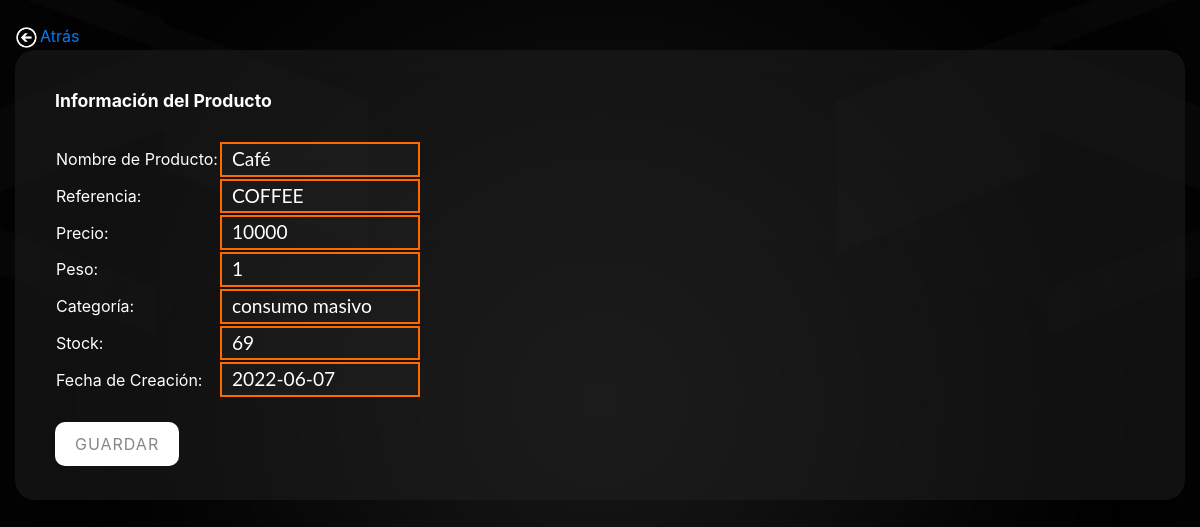
The page /editar.php?id=2 on the database its author committed.
### tables this page shows
CREATE TABLE `productos` (
  `id` int(10) NOT NULL,
  `nombre_producto` varchar(100) DEFAULT NULL,
  `referencia` varchar(80) DEFAULT NULL,
  `precio` int(12) DEFAULT NULL,
  `peso` int(12) DEFAULT NULL,
  `categoria` varchar(60) DEFAULT NULL,
  `stock` int(10) DEFAULT NULL,
  `fecha_creacion` date DEFAULT NULL
);

### editar.php (the view, shortened to what this page needs)
<?php
    include "conex_bd.php";
	$id=$_GET['id'];
	$productos=mysqli_query($cn,"select * from `productos` where id='$id' ");
	$datos = mysqli_fetch_assoc($productos);
?>
<!DOCTYPE html>
<html lang="en" class="no-js">
	<head>
		<link rel="stylesheet" type="text/css" href="css/estiloa.css" />
		<link rel="stylesheet" type="text/css" href="css/componentes.css" />
		<link rel="stylesheet" type="text/css" href="css/campos.css" />
		<link rel="stylesheet" href="css/bootstrap.min.css">
		<link rel="stylesheet" href="css/templatemo-style.css">
	</head>
	<body>
<br>
<a href="index.php"><img src="imagenes/flec.png" width="40px">Atrás</a>
<div class="col-12 tm-block-col">
                    <div class="tm-bg-primary-dark tm-block tm-block-taller tm-block-scroll">
                        <h2 class="tm-block-title">Información del Producto</h2>
<form action="guardar_cambios.php" method="POST">
<table>
<tr>
	<td><font color="#ffffff">Nombre de Producto:</font></td>
	<td><input type="text" id="nombre_producto" class="camp" name="nombre_producto" value="<?php echo $datos['nombre_producto']?>" style="width:200px;" autocomplete="off" required /></td>
</tr>
<tr>
	<td><font color="#ffffff">Referencia:</font></td>
	<td><input type="text" id="referencia" class="camp" name="referencia" value="<?php echo $datos['referencia']?>" style="width:200px;" autocomplete="off" required /></td>
</tr>
<tr>
	<td><font color="#ffffff">Precio:</font></td>
	<td><input type="number" id="precio" class="camp" name="precio" value="<?php echo $datos['precio']?>" style="width:200px;" autocomplete="off" required /></td>
</tr>
<tr>
	<td><font color="#ffffff">Peso:</font></td>
	<td><input type="number" id="peso" class="camp" name="peso" value="<?php echo $datos['peso']?>" style="width:200px;" autocomplete="off" required /></td>
</tr>
<tr>
	<td><font color="#ffffff">Categoría:</font></td>
	<td><input type="text" id="categoria" class="camp" name="categoria" value="<?php echo $datos['categoria']?>" style="width:200px;" autocomplete="off" required /></td>
</tr>
<tr>
	<td><font color="#ffffff">Stock:</font></td>
	<td><input type="number" id="stock" class="camp" name="stock" value="<?php echo $datos['stock']?>" style="width:200px;" autocomplete="off" required /></td>
</tr>
<tr>
	<td><font color="#ffffff">Fecha de Creación:</font></td>
	<td><input type="text" id="fecha_creacion" class="camp" name="fecha_creacion" value="<?php echo $datos['fecha_creacion']?>" style="width:200px;" readonly /></td>
</tr>
</table>
<br>
<input class="md-trigger" type="submit" value="GUARDAR" id="btn_inicia"/>
</form>
</div>
</div>
	</body>
</html>

### css/estiloa.css (style rules this page uses)
*, *:after, *:before { -webkit-box-sizing: border-box; -moz-box-sizing: border-box; box-sizing: border-box; }
body, html { font-size: 100%; padding: 0; margin: 0; }
body { font-family: 'Lato', Calibri, Arial, sans-serif; color: #ffffff; background-color:#130430; }
a { color: #b4c7da; text-decoration: none; }

### css/componentes.css (style rules this page uses)
body { background: url(../imagenes/fondo2.jpg) no-repeat center center fixed; -webkit-background-size: cover; -moz-background-size: cover; -o-background-size: cover; background-size: cover; }
.camp { font-family: 'Lato', Calibri, Arial, sans-serif; line-height: 1.5; font-size: 1.2em; padding: 1px 10px; color: #000; display:block; background: transparent; }
.camp { border: 2px solid #ff6900; }
.camp { outline: none; }
input.md-trigger { border: none; color: #878787; width: auto; cursor: pointer; text-transform: uppercase; display: inline-block; padding: 10px 20px; font-size: 1em; border-radius: 10px; letter-spacing: 1px; background: #ffffff; }

### css/campos.css (style rules this page uses)
.camp { font-family: 'Lato', Calibri, Arial, sans-serif; line-height: 1.5; font-size: 1.2em; padding: 1px 10px; color: #fff; display:block; background: rgba(32,33,33,0.5); }
.camp { border: 2px solid #ff6900; }
.camp { outline: none; }

### css/templatemo-style.css (style rules this page uses)
.tm-block-col { margin-bottom: 30px; }
.tm-block { padding: 40px; min-height: 350px; height: 100%; max-height: 450px; border-radius:20px; }
.tm-block-scroll { overflow-y: scroll; }
.tm-block-title { font-size: 1.1rem; font-weight: 700; color: #fff; margin-bottom: 30px; }
.tm-bg-primary-dark { background-color: rgba(32,33,33,0.5); }

### rows shown on the page
productos: nombre_producto "Café", referencia "COFFEE", precio "10000", peso "1", categoria "consumo masivo", stock "69", fecha_creacion "2022-06-07"
